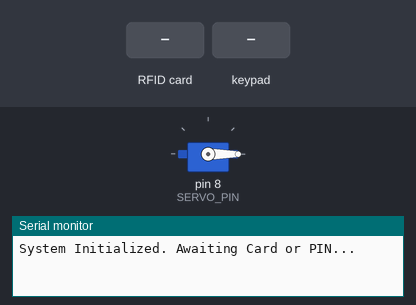
This sketch was run on a simulated Arduino Uno, built with avr-gcc and run on an emulated ATmega328P. On the bench: servo, the last lines printed to the serial monitor. The test bench sets the inputs (shaded band).

Above: at 1.2 s.
1.3 s: RFID card A1 B2 C3 D4 held to the reader
At 1.8 s:
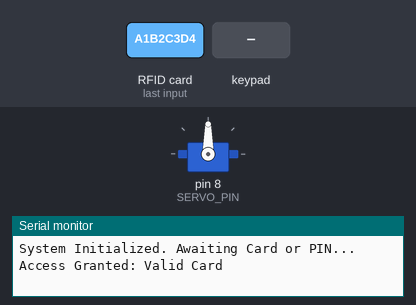
2.8 s: key '*' pressed
At 5.4 s:
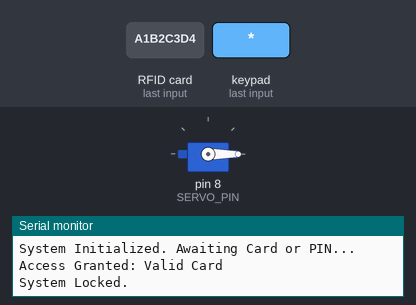
12.4 s: keypad keys 1 2 3 4 # pressed 0.4 s apart
At 14.7 s:
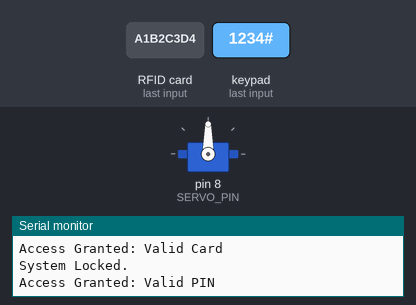
Timing chart, 0 to 16.2 s (numbered marks = the images above; inputs shaded):
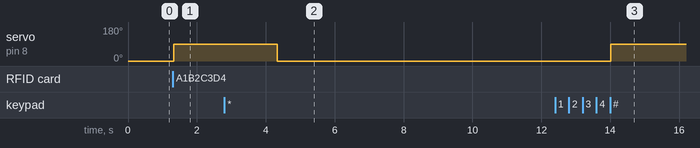

The sketch:

SmartSafe.ino
```cpp
#include <SPI.h>
#include <MFRC522.h>
#include <Servo.h>
#include <Keypad.h>

// --- PIN CONFIGURATION ---
#define RST_PIN   9
#define SS_PIN    10
#define SERVO_PIN 8

// --- HARDWARE INITIALIZATION ---
MFRC522 rfid(SS_PIN, RST_PIN);
Servo lockServo;

// --- KEYPAD SETUP ---
const byte ROWS = 4;
const byte COLS = 4;
char keys[ROWS][COLS] = {
  {'1','2','3','A'},
  {'4','5','6','B'},
  {'7','8','9','C'},
  {'*','0','#','D'}
};
byte rowPins[ROWS] = {7, 6, 5, 4};
byte colPins[COLS] = {3, 2, A0, A1};
Keypad keypad = Keypad(makeKeymap(keys), rowPins, colPins, ROWS, COLS);

// --- SYSTEM CREDENTIALS ---
String validUID = "A1B2C3D4"; // Exemplu de UID Card
String validPIN = "1234";
String inputPIN = "";
bool isUnlocked = false;

void setup() {
    Serial.begin(9600);
    SPI.begin();
    rfid.PCD_Init();

    lockServo.attach(SERVO_PIN);
    lockServo.write(0); // System locked by default

    Serial.println("System Initialized. Awaiting Card or PIN...");
}

void loop() {
    // 1. Check for RFID Card
    if (rfid.PICC_IsNewCardPresent() && rfid.PICC_ReadCardSerial()) {
        String cardUID = getUID();
        if (cardUID == validUID) {
            Serial.println("Access Granted: Valid Card");
            unlockSafe();
        } else {
            Serial.println("Access Denied: Invalid Card");
        }
        rfid.PICC_HaltA();
    }

    // 2. Check for Keypad Input
    char key = keypad.getKey();
    if (key) {
        if (key == '#') { // Enter button
            if (inputPIN == validPIN) {
                Serial.println("Access Granted: Valid PIN");
                unlockSafe();
            } else {
                Serial.println("Access Denied: Invalid PIN");
            }
            inputPIN = ""; // Reset PIN buffer
        } else if (key == '*') { // Lock button
            lockSafe();
        } else {
            inputPIN += key;
        }
    }
}

// --- HELPER FUNCTIONS ---
String getUID() {
    String uid = "";
    for (byte i = 0; i < rfid.uid.size; i++) {
        uid += String(rfid.uid.uidByte[i] < 0x10 ? "0" : "");
        uid += String(rfid.uid.uidByte[i], HEX);
    }
    uid.toUpperCase();
    return uid;
}

void unlockSafe() {
    if (!isUnlocked) {
        lockServo.write(90); // Rotate servo to unlock
        isUnlocked = true;
        delay(3000); // Keep open for 3 seconds
    }
}

void lockSafe() {
    if (isUnlocked) {
        lockServo.write(0);
        isUnlocked = false;
        Serial.println("System Locked.");
    }
}
```

Measured:
- after the input at 1.3 s, servo on pin 8 (SERVO_PIN): 0° → 90° at once
- after the input at 2.8 s, servo on pin 8 (SERVO_PIN): 90° → 0° after 1.5 s
- after the input at 12.4 s, servo on pin 8 (SERVO_PIN): 0° → 90° after 1.6 s
